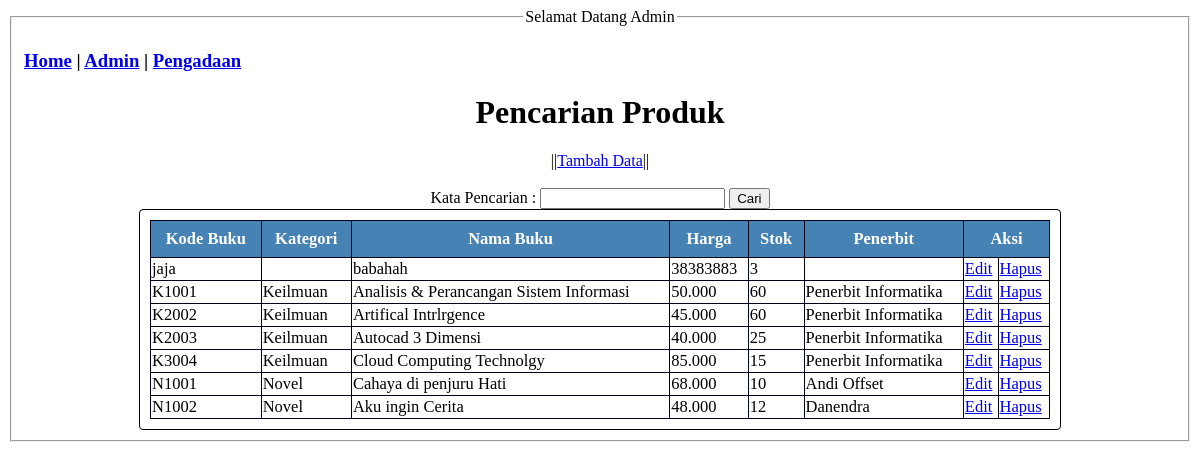
/kuiz/admin.php, run on the app's committed database.
### tables this page shows
CREATE TABLE `tb_buku` (
  `id_buku` varchar(10) NOT NULL,
  `kategori` varchar(10) NOT NULL,
  `nama_buku` varchar(50) NOT NULL,
  `harga` varchar(10) NOT NULL,
  `stok` varchar(10) NOT NULL,
  `penerbit` varchar(20) NOT NULL
);

### kuiz/admin.php (the view, shortened to what this page needs)
<!DOCTYPE html>
<html lang="en">
<head>
    <link rel="stylesheet" href="style.css">
</head>
<body>
    <fieldset >
        <h3>
            <a href="index.php">Home</a> |
            <a href="admin.php">Admin</a> |
            <a href="Pengadaan.php">Pengadaan</a>
        </h3>
        <legend align="center">Selamat Datang Admin</legend>
        <center><h1>Pencarian Produk</h1></center>
        <center>||<a href="tambah_form.html">Tambah Data</a>||</center>
<br>
    <form method="GET" action="index.php" style="text-align: center;">
    <label>Kata Pencarian : </label>
    <input type="text" name="kata_cari" value="<?php if(isset($_GET['kata_cari'])) { echo
    $_GET['kata_cari']; } ?>" />
<button type="submit">Cari</button>
</form>
<div class="table_admin">
    <table class="table_ad_dlm">
        <thead>
        <tr>
        <th>Kode Buku</th>
        <th>Kategori</th>
        <th>Nama Buku</th>
        <th>Harga</th>
        <th>Stok</th>
        <th>Penerbit</th>
        <th colspan="2">Aksi</th>
        </tr>
        </thead>
<tbody>
<?php
include 'koneksi.php';
if(isset($_GET['kata_cari'])) {
$kata_cari = $_GET['kata_cari'];
$query = "SELECT * FROM tb_buku WHERE id_buku like '%".$kata_cari."%' OR
 nama_buku like '%".$kata_cari."%' ORDER BY id_buku ASC";
} else {
    $query = "SELECT * FROM tb_buku ORDER BY id_buku ASC";
    }
$result = mysqli_query($koneksi, $query);
while ($row = mysqli_fetch_assoc($result)) {
?>
<tr>
    <td><?php echo $row['id_buku']; ?></td>
    <td><?php echo $row['kategori']; ?></td>
    <td><?php echo $row['nama_buku']; ?></td>
    <td><?php echo $row['harga']; ?></td>
    <td><?php echo $row['stok']; ?></td>
    <td><?php echo $row['penerbit']; ?></td>
    <td><a href="edit_form.php?id_buku=<?php echo $row['id_buku']; ?>">Edit</a></td>
    <td><a href="delete.php?id_buku=<?php echo $row['id_buku']; ?>" onclick="return confirm('Apakah Anda Yakin Ingin Menghapus?')">Hapus</a></td>
</tr>
<?php
}
?>
</tbody>
</table>
</fieldset>
</body>
</html>

### kuiz/style.css (style rules this page uses)
.table_admin { max-width: 900px; border: 1px solid black; padding: 10px; overflow: auto; margin: auto; border-radius: 4px; }
.table_ad_dlm { width: 100%; font-size: 16.5px; border-collapse: collapse; }
table thead { background-color: steelblue; color: white; }
table thead th { padding: 8px; }
table th, table td { border: 1px solid #000017; }

### data on the page
tb_buku: id_buku "jaja", nama_buku "babahah", harga "38383883", stok "3"
tb_buku: id_buku "K1001", kategori "Keilmuan", nama_buku "Analisis & Perancangan Sistem Informasi", harga "50.000", stok "60", penerbit "Penerbit Informatika"
tb_buku: id_buku "K2002", kategori "Keilmuan", nama_buku "Artifical Intrlrgence", harga "45.000", stok "60", penerbit "Penerbit Informatika"
tb_buku: id_buku "K2003", kategori "Keilmuan", nama_buku "Autocad 3 Dimensi", harga "40.000", stok "25", penerbit "Penerbit Informatika"
tb_buku: id_buku "K3004", kategori "Keilmuan", nama_buku "Cloud Computing Technolgy", harga "85.000", stok "15", penerbit "Penerbit Informatika"
tb_buku: id_buku "N1001", kategori "Novel", nama_buku "Cahaya di penjuru Hati", harga "68.000", stok "10", penerbit "Andi Offset"
tb_buku: id_buku "N1002", kategori "Novel", nama_buku "Aku ingin Cerita", harga "48.000", stok "12", penerbit "Danendra"
